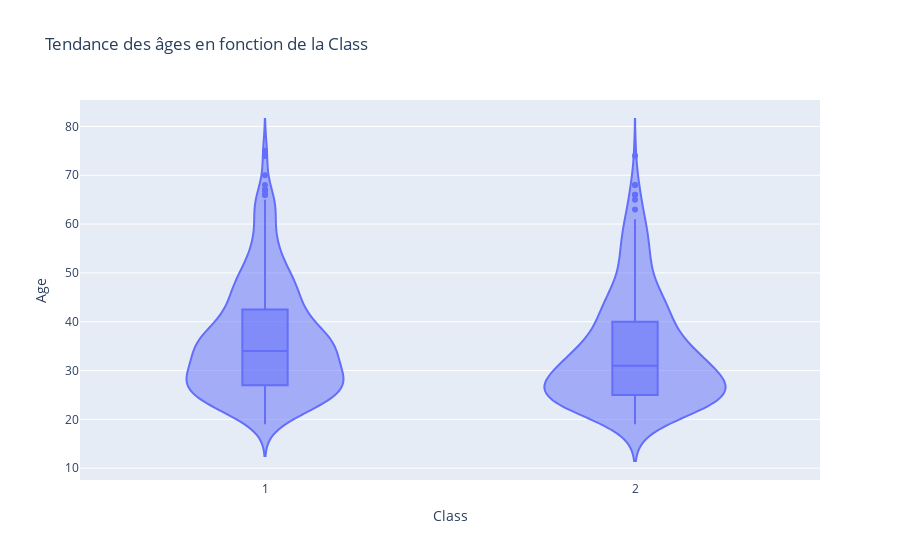

The cell this chart's notebook holds for it:
### Markdown cell above
On constate que 63% des demandeurs sont à majorité des employés qulifiés/fonctionnaires.

### Code cell
PX.violin(data_frame = german, x = "Class", y = "Age", box = True, 
          title = "Tendance des âges en fonction de la Class")

### Figure 1 — Plotly figure (JSON) as saved in the notebook; plotly's stock layout.template omitted (floating-point values rounded to 4 significant figures; data arrays with more than 128 entries replaced by an {"elided": "..."} marker saying what was removed)
{"data": [{"alignmentgroup": "True", "box": {"visible": true}, "hovertemplate": "Class=%{x}<br>Age=%{y}<extra></extra>", "legendgroup": "", "marker": {"color": "#636efa"}, "name": "", "offsetgroup": "", "orientation": "v", "scalegroup": "True", "showlegend": false, "type": "violin", "x": {"elided": "1000 int values"}, "x0": " ", "xaxis": "x", "y": {"elided": "1000 int values"}, "y0": " ", "yaxis": "y"}], "layout": {"legend": {"tracegroupgap": 0}, "title": {"text": "Tendance des âges en fonction de la Class"}, "violinmode": "group", "xaxis": {"anchor": "y", "domain": [0, 1], "title": {"text": "Class"}}, "yaxis": {"anchor": "x", "domain": [0, 1], "title": {"text": "Age"}}}}
